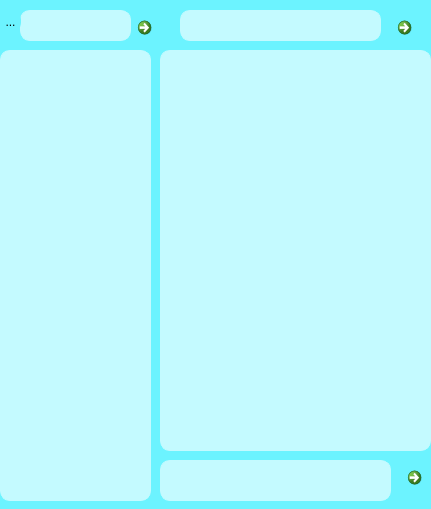
<?xml version="1.0" encoding="UTF-8"?>
<ui version="4.0">
 <class>Form_Mess</class>
 <widget class="QWidget" name="Form_Mess">
  <property name="geometry">
   <rect>
    <x>0</x>
    <y>0</y>
    <width>431</width>
    <height>509</height>
   </rect>
  </property>
  <property name="palette">
   <palette>
    <active>
     <colorrole role="WindowText">
      <brush brushstyle="SolidPattern">
       <color alpha="255">
        <red>0</red>
        <green>0</green>
        <blue>0</blue>
       </color>
      </brush>
     </colorrole>
     <colorrole role="Button">
      <brush brushstyle="SolidPattern">
       <color alpha="255">
        <red>203</red>
        <green>237</green>
        <blue>255</blue>
       </color>
      </brush>
     </colorrole>
     <colorrole role="Light">
      <brush brushstyle="SolidPattern">
       <color alpha="255">
        <red>255</red>
        <green>255</green>
        <blue>255</blue>
       </color>
      </brush>
     </colorrole>
     <colorrole role="Midlight">
      <brush brushstyle="SolidPattern">
       <color alpha="255">
        <red>199</red>
        <green>218</green>
        <blue>247</blue>
       </color>
      </brush>
     </colorrole>
     <colorrole role="Dark">
      <brush brushstyle="SolidPattern">
       <color alpha="255">
        <red>72</red>
        <green>91</green>
        <blue>120</blue>
       </color>
      </brush>
     </colorrole>
     <colorrole role="Mid">
      <brush brushstyle="SolidPattern">
       <color alpha="255">
        <red>96</red>
        <green>121</green>
        <blue>160</blue>
       </color>
      </brush>
     </colorrole>
     <colorrole role="Text">
      <brush brushstyle="SolidPattern">
       <color alpha="255">
        <red>0</red>
        <green>0</green>
        <blue>0</blue>
       </color>
      </brush>
     </colorrole>
     <colorrole role="BrightText">
      <brush brushstyle="SolidPattern">
       <color alpha="255">
        <red>255</red>
        <green>255</green>
        <blue>255</blue>
       </color>
      </brush>
     </colorrole>
     <colorrole role="ButtonText">
      <brush brushstyle="SolidPattern">
       <color alpha="255">
        <red>0</red>
        <green>0</green>
        <blue>0</blue>
       </color>
      </brush>
     </colorrole>
     <colorrole role="Base">
      <brush brushstyle="SolidPattern">
       <color alpha="255">
        <red>255</red>
        <green>255</green>
        <blue>255</blue>
       </color>
      </brush>
     </colorrole>
     <colorrole role="Window">
      <brush brushstyle="SolidPattern">
       <color alpha="255">
        <red>108</red>
        <green>243</green>
        <blue>255</blue>
       </color>
      </brush>
     </colorrole>
     <colorrole role="Shadow">
      <brush brushstyle="SolidPattern">
       <color alpha="255">
        <red>0</red>
        <green>0</green>
        <blue>0</blue>
       </color>
      </brush>
     </colorrole>
     <colorrole role="AlternateBase">
      <brush brushstyle="SolidPattern">
       <color alpha="255">
        <red>199</red>
        <green>218</green>
        <blue>247</blue>
       </color>
      </brush>
     </colorrole>
     <colorrole role="ToolTipBase">
      <brush brushstyle="SolidPattern">
       <color alpha="255">
        <red>255</red>
        <green>255</green>
        <blue>220</blue>
       </color>
      </brush>
     </colorrole>
     <colorrole role="ToolTipText">
      <brush brushstyle="SolidPattern">
       <color alpha="255">
        <red>0</red>
        <green>0</green>
        <blue>0</blue>
       </color>
      </brush>
     </colorrole>
     <colorrole role="PlaceholderText">
      <brush brushstyle="SolidPattern">
       <color alpha="128">
        <red>0</red>
        <green>0</green>
        <blue>0</blue>
       </color>
      </brush>
     </colorrole>
    </active>
    <inactive>
     <colorrole role="WindowText">
      <brush brushstyle="SolidPattern">
       <color alpha="255">
        <red>0</red>
        <green>0</green>
        <blue>0</blue>
       </color>
      </brush>
     </colorrole>
     <colorrole role="Button">
      <brush brushstyle="SolidPattern">
       <color alpha="255">
        <red>203</red>
        <green>237</green>
        <blue>255</blue>
       </color>
      </brush>
     </colorrole>
     <colorrole role="Light">
      <brush brushstyle="SolidPattern">
       <color alpha="255">
        <red>255</red>
        <green>255</green>
        <blue>255</blue>
       </color>
      </brush>
     </colorrole>
     <colorrole role="Midlight">
      <brush brushstyle="SolidPattern">
       <color alpha="255">
        <red>199</red>
        <green>218</green>
        <blue>247</blue>
       </color>
      </brush>
     </colorrole>
     <colorrole role="Dark">
      <brush brushstyle="SolidPattern">
       <color alpha="255">
        <red>72</red>
        <green>91</green>
        <blue>120</blue>
       </color>
      </brush>
     </colorrole>
     <colorrole role="Mid">
      <brush brushstyle="SolidPattern">
       <color alpha="255">
        <red>96</red>
        <green>121</green>
        <blue>160</blue>
       </color>
      </brush>
     </colorrole>
     <colorrole role="Text">
      <brush brushstyle="SolidPattern">
       <color alpha="255">
        <red>0</red>
        <green>0</green>
        <blue>0</blue>
       </color>
      </brush>
     </colorrole>
     <colorrole role="BrightText">
      <brush brushstyle="SolidPattern">
       <color alpha="255">
        <red>255</red>
        <green>255</green>
        <blue>255</blue>
       </color>
      </brush>
     </colorrole>
     <colorrole role="ButtonText">
      <brush brushstyle="SolidPattern">
       <color alpha="255">
        <red>0</red>
        <green>0</green>
        <blue>0</blue>
       </color>
      </brush>
     </colorrole>
     <colorrole role="Base">
      <brush brushstyle="SolidPattern">
       <color alpha="255">
        <red>255</red>
        <green>255</green>
        <blue>255</blue>
       </color>
      </brush>
     </colorrole>
     <colorrole role="Window">
      <brush brushstyle="SolidPattern">
       <color alpha="255">
        <red>108</red>
        <green>243</green>
        <blue>255</blue>
       </color>
      </brush>
     </colorrole>
     <colorrole role="Shadow">
      <brush brushstyle="SolidPattern">
       <color alpha="255">
        <red>0</red>
        <green>0</green>
        <blue>0</blue>
       </color>
      </brush>
     </colorrole>
     <colorrole role="AlternateBase">
      <brush brushstyle="SolidPattern">
       <color alpha="255">
        <red>199</red>
        <green>218</green>
        <blue>247</blue>
       </color>
      </brush>
     </colorrole>
     <colorrole role="ToolTipBase">
      <brush brushstyle="SolidPattern">
       <color alpha="255">
        <red>255</red>
        <green>255</green>
        <blue>220</blue>
       </color>
      </brush>
     </colorrole>
     <colorrole role="ToolTipText">
      <brush brushstyle="SolidPattern">
       <color alpha="255">
        <red>0</red>
        <green>0</green>
        <blue>0</blue>
       </color>
      </brush>
     </colorrole>
     <colorrole role="PlaceholderText">
      <brush brushstyle="SolidPattern">
       <color alpha="128">
        <red>0</red>
        <green>0</green>
        <blue>0</blue>
       </color>
      </brush>
     </colorrole>
    </inactive>
    <disabled>
     <colorrole role="WindowText">
      <brush brushstyle="SolidPattern">
       <color alpha="255">
        <red>72</red>
        <green>91</green>
        <blue>120</blue>
       </color>
      </brush>
     </colorrole>
     <colorrole role="Button">
      <brush brushstyle="SolidPattern">
       <color alpha="255">
        <red>203</red>
        <green>237</green>
        <blue>255</blue>
       </color>
      </brush>
     </colorrole>
     <colorrole role="Light">
      <brush brushstyle="SolidPattern">
       <color alpha="255">
        <red>255</red>
        <green>255</green>
        <blue>255</blue>
       </color>
      </brush>
     </colorrole>
     <colorrole role="Midlight">
      <brush brushstyle="SolidPattern">
       <color alpha="255">
        <red>199</red>
        <green>218</green>
        <blue>247</blue>
       </color>
      </brush>
     </colorrole>
     <colorrole role="Dark">
      <brush brushstyle="SolidPattern">
       <color alpha="255">
        <red>72</red>
        <green>91</green>
        <blue>120</blue>
       </color>
      </brush>
     </colorrole>
     <colorrole role="Mid">
      <brush brushstyle="SolidPattern">
       <color alpha="255">
        <red>96</red>
        <green>121</green>
        <blue>160</blue>
       </color>
      </brush>
     </colorrole>
     <colorrole role="Text">
      <brush brushstyle="SolidPattern">
       <color alpha="255">
        <red>72</red>
        <green>91</green>
        <blue>120</blue>
       </color>
      </brush>
     </colorrole>
     <colorrole role="BrightText">
      <brush brushstyle="SolidPattern">
       <color alpha="255">
        <red>255</red>
        <green>255</green>
        <blue>255</blue>
       </color>
      </brush>
     </colorrole>
     <colorrole role="ButtonText">
      <brush brushstyle="SolidPattern">
       <color alpha="255">
        <red>72</red>
        <green>91</green>
        <blue>120</blue>
       </color>
      </brush>
     </colorrole>
     <colorrole role="Base">
      <brush brushstyle="SolidPattern">
       <color alpha="255">
        <red>108</red>
        <green>243</green>
        <blue>255</blue>
       </color>
      </brush>
     </colorrole>
     <colorrole role="Window">
      <brush brushstyle="SolidPattern">
       <color alpha="255">
        <red>108</red>
        <green>243</green>
        <blue>255</blue>
       </color>
      </brush>
     </colorrole>
     <colorrole role="Shadow">
      <brush brushstyle="SolidPattern">
       <color alpha="255">
        <red>0</red>
        <green>0</green>
        <blue>0</blue>
       </color>
      </brush>
     </colorrole>
     <colorrole role="AlternateBase">
      <brush brushstyle="SolidPattern">
       <color alpha="255">
        <red>144</red>
        <green>181</green>
        <blue>240</blue>
       </color>
      </brush>
     </colorrole>
     <colorrole role="ToolTipBase">
      <brush brushstyle="SolidPattern">
       <color alpha="255">
        <red>255</red>
        <green>255</green>
        <blue>220</blue>
       </color>
      </brush>
     </colorrole>
     <colorrole role="ToolTipText">
      <brush brushstyle="SolidPattern">
       <color alpha="255">
        <red>0</red>
        <green>0</green>
        <blue>0</blue>
       </color>
      </brush>
     </colorrole>
     <colorrole role="PlaceholderText">
      <brush brushstyle="SolidPattern">
       <color alpha="128">
        <red>0</red>
        <green>0</green>
        <blue>0</blue>
       </color>
      </brush>
     </colorrole>
    </disabled>
   </palette>
  </property>
  <property name="windowTitle">
   <string>Messager</string>
  </property>
  <widget class="QLineEdit" name="find_Companion">
   <property name="enabled">
    <bool>true</bool>
   </property>
   <property name="geometry">
    <rect>
     <x>20</x>
     <y>10</y>
     <width>111</width>
     <height>31</height>
    </rect>
   </property>
   <property name="palette">
    <palette>
     <active>
      <colorrole role="WindowText">
       <brush brushstyle="SolidPattern">
        <color alpha="255">
         <red>0</red>
         <green>0</green>
         <blue>0</blue>
        </color>
       </brush>
      </colorrole>
      <colorrole role="Button">
       <brush brushstyle="SolidPattern">
        <color alpha="255">
         <red>196</red>
         <green>250</green>
         <blue>255</blue>
        </color>
       </brush>
      </colorrole>
      <colorrole role="Light">
       <brush brushstyle="SolidPattern">
        <color alpha="255">
         <red>255</red>
         <green>255</green>
         <blue>255</blue>
        </color>
       </brush>
      </colorrole>
      <colorrole role="Midlight">
       <brush brushstyle="SolidPattern">
        <color alpha="255">
         <red>228</red>
         <green>245</green>
         <blue>247</blue>
        </color>
       </brush>
      </colorrole>
      <colorrole role="Dark">
       <brush brushstyle="SolidPattern">
        <color alpha="255">
         <red>101</red>
         <green>118</green>
         <blue>120</blue>
        </color>
       </brush>
      </colorrole>
      <colorrole role="Mid">
       <brush brushstyle="SolidPattern">
        <color alpha="255">
         <red>135</red>
         <green>157</green>
         <blue>160</blue>
        </color>
       </brush>
      </colorrole>
      <colorrole role="Text">
       <brush brushstyle="SolidPattern">
        <color alpha="255">
         <red>0</red>
         <green>0</green>
         <blue>0</blue>
        </color>
       </brush>
      </colorrole>
      <colorrole role="BrightText">
       <brush brushstyle="SolidPattern">
        <color alpha="255">
         <red>255</red>
         <green>255</green>
         <blue>255</blue>
        </color>
       </brush>
      </colorrole>
      <colorrole role="ButtonText">
       <brush brushstyle="SolidPattern">
        <color alpha="255">
         <red>0</red>
         <green>0</green>
         <blue>0</blue>
        </color>
       </brush>
      </colorrole>
      <colorrole role="Base">
       <brush brushstyle="SolidPattern">
        <color alpha="255">
         <red>196</red>
         <green>250</green>
         <blue>255</blue>
        </color>
       </brush>
      </colorrole>
      <colorrole role="Window">
       <brush brushstyle="SolidPattern">
        <color alpha="255">
         <red>196</red>
         <green>250</green>
         <blue>255</blue>
        </color>
       </brush>
      </colorrole>
      <colorrole role="Shadow">
       <brush brushstyle="SolidPattern">
        <color alpha="255">
         <red>0</red>
         <green>0</green>
         <blue>0</blue>
        </color>
       </brush>
      </colorrole>
      <colorrole role="AlternateBase">
       <brush brushstyle="SolidPattern">
        <color alpha="255">
         <red>228</red>
         <green>245</green>
         <blue>247</blue>
        </color>
       </brush>
      </colorrole>
      <colorrole role="ToolTipBase">
       <brush brushstyle="SolidPattern">
        <color alpha="255">
         <red>255</red>
         <green>255</green>
         <blue>220</blue>
        </color>
       </brush>
      </colorrole>
      <colorrole role="ToolTipText">
       <brush brushstyle="SolidPattern">
        <color alpha="255">
         <red>0</red>
         <green>0</green>
         <blue>0</blue>
        </color>
       </brush>
      </colorrole>
      <colorrole role="PlaceholderText">
       <brush brushstyle="SolidPattern">
        <color alpha="128">
         <red>0</red>
         <green>0</green>
         <blue>0</blue>
        </color>
       </brush>
      </colorrole>
     </active>
     <inactive>
      <colorrole role="WindowText">
       <brush brushstyle="SolidPattern">
        <color alpha="255">
         <red>0</red>
         <green>0</green>
         <blue>0</blue>
        </color>
       </brush>
      </colorrole>
      <colorrole role="Button">
       <brush brushstyle="SolidPattern">
        <color alpha="255">
         <red>196</red>
         <green>250</green>
         <blue>255</blue>
        </color>
       </brush>
      </colorrole>
      <colorrole role="Light">
       <brush brushstyle="SolidPattern">
        <color alpha="255">
         <red>255</red>
         <green>255</green>
         <blue>255</blue>
        </color>
       </brush>
      </colorrole>
      <colorrole role="Midlight">
       <brush brushstyle="SolidPattern">
        <color alpha="255">
         <red>228</red>
         <green>245</green>
         <blue>247</blue>
        </color>
       </brush>
      </colorrole>
      <colorrole role="Dark">
       <brush brushstyle="SolidPattern">
        <color alpha="255">
         <red>101</red>
         <green>118</green>
         <blue>120</blue>
        </color>
       </brush>
      </colorrole>
      <colorrole role="Mid">
       <brush brushstyle="SolidPattern">
        <color alpha="255">
         <red>135</red>
         <green>157</green>
         <blue>160</blue>
        </color>
       </brush>
      </colorrole>
      <colorrole role="Text">
       <brush brushstyle="SolidPattern">
        <color alpha="255">
         <red>0</red>
         <green>0</green>
         <blue>0</blue>
        </color>
       </brush>
      </colorrole>
      <colorrole role="BrightText">
       <brush brushstyle="SolidPattern">
        <color alpha="255">
         <red>255</red>
         <green>255</green>
         <blue>255</blue>
        </color>
       </brush>
      </colorrole>
      <colorrole role="ButtonText">
       <brush brushstyle="SolidPattern">
        <color alpha="255">
         <red>0</red>
         <green>0</green>
         <blue>0</blue>
        </color>
       </brush>
      </colorrole>
      <colorrole role="Base">
       <brush brushstyle="SolidPattern">
        <color alpha="255">
         <red>196</red>
         <green>250</green>
         <blue>255</blue>
        </color>
       </brush>
      </colorrole>
      <colorrole role="Window">
       <brush brushstyle="SolidPattern">
        <color alpha="255">
         <red>196</red>
         <green>250</green>
         <blue>255</blue>
        </color>
       </brush>
      </colorrole>
      <colorrole role="Shadow">
       <brush brushstyle="SolidPattern">
        <color alpha="255">
         <red>0</red>
         <green>0</green>
         <blue>0</blue>
        </color>
       </brush>
      </colorrole>
      <colorrole role="AlternateBase">
       <brush brushstyle="SolidPattern">
        <color alpha="255">
         <red>228</red>
         <green>245</green>
         <blue>247</blue>
        </color>
       </brush>
      </colorrole>
      <colorrole role="ToolTipBase">
       <brush brushstyle="SolidPattern">
        <color alpha="255">
         <red>255</red>
         <green>255</green>
         <blue>220</blue>
        </color>
       </brush>
      </colorrole>
      <colorrole role="ToolTipText">
       <brush brushstyle="SolidPattern">
        <color alpha="255">
         <red>0</red>
         <green>0</green>
         <blue>0</blue>
        </color>
       </brush>
      </colorrole>
      <colorrole role="PlaceholderText">
       <brush brushstyle="SolidPattern">
        <color alpha="128">
         <red>0</red>
         <green>0</green>
         <blue>0</blue>
        </color>
       </brush>
      </colorrole>
     </inactive>
     <disabled>
      <colorrole role="WindowText">
       <brush brushstyle="SolidPattern">
        <color alpha="255">
         <red>0</red>
         <green>0</green>
         <blue>0</blue>
        </color>
       </brush>
      </colorrole>
      <colorrole role="Button">
       <brush brushstyle="SolidPattern">
        <color alpha="255">
         <red>196</red>
         <green>250</green>
         <blue>255</blue>
        </color>
       </brush>
      </colorrole>
      <colorrole role="Light">
       <brush brushstyle="SolidPattern">
        <color alpha="255">
         <red>255</red>
         <green>255</green>
         <blue>255</blue>
        </color>
       </brush>
      </colorrole>
      <colorrole role="Midlight">
       <brush brushstyle="SolidPattern">
        <color alpha="255">
         <red>228</red>
         <green>245</green>
         <blue>247</blue>
        </color>
       </brush>
      </colorrole>
      <colorrole role="Dark">
       <brush brushstyle="SolidPattern">
        <color alpha="255">
         <red>101</red>
         <green>118</green>
         <blue>120</blue>
        </color>
       </brush>
      </colorrole>
      <colorrole role="Mid">
       <brush brushstyle="SolidPattern">
        <color alpha="255">
         <red>135</red>
         <green>157</green>
         <blue>160</blue>
        </color>
       </brush>
      </colorrole>
      <colorrole role="Text">
       <brush brushstyle="SolidPattern">
        <color alpha="255">
         <red>0</red>
         <green>0</green>
         <blue>0</blue>
        </color>
       </brush>
      </colorrole>
      <colorrole role="BrightText">
       <brush brushstyle="SolidPattern">
        <color alpha="255">
         <red>255</red>
         <green>255</green>
         <blue>255</blue>
        </color>
       </brush>
      </colorrole>
      <colorrole role="ButtonText">
       <brush brushstyle="SolidPattern">
        <color alpha="255">
         <red>0</red>
         <green>0</green>
         <blue>0</blue>
        </color>
       </brush>
      </colorrole>
      <colorrole role="Base">
       <brush brushstyle="SolidPattern">
        <color alpha="255">
         <red>196</red>
         <green>250</green>
         <blue>255</blue>
        </color>
       </brush>
      </colorrole>
      <colorrole role="Window">
       <brush brushstyle="SolidPattern">
        <color alpha="255">
         <red>196</red>
         <green>250</green>
         <blue>255</blue>
        </color>
       </brush>
      </colorrole>
      <colorrole role="Shadow">
       <brush brushstyle="SolidPattern">
        <color alpha="255">
         <red>0</red>
         <green>0</green>
         <blue>0</blue>
        </color>
       </brush>
      </colorrole>
      <colorrole role="AlternateBase">
       <brush brushstyle="SolidPattern">
        <color alpha="255">
         <red>202</red>
         <green>235</green>
         <blue>240</blue>
        </color>
       </brush>
      </colorrole>
      <colorrole role="ToolTipBase">
       <brush brushstyle="SolidPattern">
        <color alpha="255">
         <red>255</red>
         <green>255</green>
         <blue>220</blue>
        </color>
       </brush>
      </colorrole>
      <colorrole role="ToolTipText">
       <brush brushstyle="SolidPattern">
        <color alpha="255">
         <red>0</red>
         <green>0</green>
         <blue>0</blue>
        </color>
       </brush>
      </colorrole>
      <colorrole role="PlaceholderText">
       <brush brushstyle="SolidPattern">
        <color alpha="128">
         <red>0</red>
         <green>0</green>
         <blue>0</blue>
        </color>
       </brush>
      </colorrole>
     </disabled>
    </palette>
   </property>
   <property name="font">
    <font>
     <pointsize>10</pointsize>
     <stylestrategy>PreferDefault</stylestrategy>
    </font>
   </property>
   <property name="autoFillBackground">
    <bool>false</bool>
   </property>
   <property name="styleSheet">
    <string notr="true">   QLineEdit {
       border-radius: 10px; 
       border: 1px solid #c4faff; 
       background-color: #c4faff; 
       color: black; 
       padding: 5px; 
   }

</string>
   </property>
   <property name="text">
    <string/>
   </property>
   <property name="frame">
    <bool>false</bool>
   </property>
  </widget>
  <widget class="QPushButton" name="but_Settings">
   <property name="geometry">
    <rect>
     <x>0</x>
     <y>10</y>
     <width>21</width>
     <height>23</height>
    </rect>
   </property>
   <property name="styleSheet">
    <string notr="true">QPushButton {
       border-radius: 10px; /* Замените на нужное значение */
       border: 1px solid #6cf3ff; /* Цвет и стиль границы */
       padding: 2px; /* Внутренние отступы */
       background-color: #6cf3ff; /* Замените на нужный вам цвет */
       color: black; /* Цвет текста */
   }</string>
   </property>
   <property name="text">
    <string>...</string>
   </property>
  </widget>
  <widget class="QCommandLinkButton" name="but_Find_mess">
   <property name="geometry">
    <rect>
     <x>390</x>
     <y>10</y>
     <width>31</width>
     <height>31</height>
    </rect>
   </property>
   <property name="text">
    <string/>
   </property>
   <property name="icon">
    <iconset>
     <normaloff>image/lupa.png</normaloff>image/lupa.png</iconset>
   </property>
  </widget>
  <widget class="QLineEdit" name="find_Chat">
   <property name="enabled">
    <bool>true</bool>
   </property>
   <property name="geometry">
    <rect>
     <x>180</x>
     <y>10</y>
     <width>201</width>
     <height>31</height>
    </rect>
   </property>
   <property name="palette">
    <palette>
     <active>
      <colorrole role="WindowText">
       <brush brushstyle="SolidPattern">
        <color alpha="255">
         <red>0</red>
         <green>0</green>
         <blue>0</blue>
        </color>
       </brush>
      </colorrole>
      <colorrole role="Button">
       <brush brushstyle="SolidPattern">
        <color alpha="255">
         <red>196</red>
         <green>250</green>
         <blue>255</blue>
        </color>
       </brush>
      </colorrole>
      <colorrole role="Light">
       <brush brushstyle="SolidPattern">
        <color alpha="255">
         <red>255</red>
         <green>255</green>
         <blue>255</blue>
        </color>
       </brush>
      </colorrole>
      <colorrole role="Midlight">
       <brush brushstyle="SolidPattern">
        <color alpha="255">
         <red>228</red>
         <green>245</green>
         <blue>247</blue>
        </color>
       </brush>
      </colorrole>
      <colorrole role="Dark">
       <brush brushstyle="SolidPattern">
        <color alpha="255">
         <red>101</red>
         <green>118</green>
         <blue>120</blue>
        </color>
       </brush>
      </colorrole>
      <colorrole role="Mid">
       <brush brushstyle="SolidPattern">
        <color alpha="255">
         <red>135</red>
         <green>157</green>
         <blue>160</blue>
        </color>
       </brush>
      </colorrole>
      <colorrole role="Text">
       <brush brushstyle="SolidPattern">
        <color alpha="255">
         <red>0</red>
         <green>0</green>
         <blue>0</blue>
        </color>
       </brush>
      </colorrole>
      <colorrole role="BrightText">
       <brush brushstyle="SolidPattern">
        <color alpha="255">
         <red>255</red>
         <green>255</green>
         <blue>255</blue>
        </color>
       </brush>
      </colorrole>
      <colorrole role="ButtonText">
       <brush brushstyle="SolidPattern">
        <color alpha="255">
         <red>0</red>
         <green>0</green>
         <blue>0</blue>
        </color>
       </brush>
      </colorrole>
      <colorrole role="Base">
       <brush brushstyle="SolidPattern">
        <color alpha="255">
         <red>196</red>
         <green>250</green>
         <blue>255</blue>
        </color>
       </brush>
      </colorrole>
      <colorrole role="Window">
       <brush brushstyle="SolidPattern">
        <color alpha="255">
         <red>196</red>
         <green>250</green>
         <blue>255</blue>
        </color>
       </brush>
      </colorrole>
      <colorrole role="Shadow">
       <brush brushstyle="SolidPattern">
        <color alpha="255">
         <red>0</red>
         <green>0</green>
         <blue>0</blue>
        </color>
       </brush>
      </colorrole>
      <colorrole role="AlternateBase">
       <brush brushstyle="SolidPattern">
        <color alpha="255">
         <red>228</red>
         <green>245</green>
         <blue>247</blue>
        </color>
       </brush>
      </colorrole>
      <colorrole role="ToolTipBase">
       <brush brushstyle="SolidPattern">
        <color alpha="255">
         <red>255</red>
         <green>255</green>
         <blue>220</blue>
        </color>
       </brush>
      </colorrole>
      <colorrole role="ToolTipText">
       <brush brushstyle="SolidPattern">
        <color alpha="255">
         <red>0</red>
         <green>0</green>
         <blue>0</blue>
        </color>
       </brush>
      </colorrole>
      <colorrole role="PlaceholderText">
       <brush brushstyle="SolidPattern">
        <color alpha="128">
         <red>0</red>
         <green>0</green>
         <blue>0</blue>
        </color>
       </brush>
      </colorrole>
     </active>
     <inactive>
      <colorrole role="WindowText">
       <brush brushstyle="SolidPattern">
        <color alpha="255">
         <red>0</red>
         <green>0</green>
         <blue>0</blue>
        </color>
       </brush>
      </colorrole>
      <colorrole role="Button">
       <brush brushstyle="SolidPattern">
        <color alpha="255">
         <red>196</red>
         <green>250</green>
         <blue>255</blue>
        </color>
       </brush>
      </colorrole>
      <colorrole role="Light">
       <brush brushstyle="SolidPattern">
        <color alpha="255">
         <red>255</red>
         <green>255</green>
         <blue>255</blue>
        </color>
       </brush>
      </colorrole>
      <colorrole role="Midlight">
       <brush brushstyle="SolidPattern">
        <color alpha="255">
         <red>228</red>
         <green>245</green>
         <blue>247</blue>
        </color>
       </brush>
      </colorrole>
      <colorrole role="Dark">
       <brush brushstyle="SolidPattern">
        <color alpha="255">
         <red>101</red>
         <green>118</green>
         <blue>120</blue>
        </color>
       </brush>
      </colorrole>
      <colorrole role="Mid">
       <brush brushstyle="SolidPattern">
        <color alpha="255">
         <red>135</red>
         <green>157</green>
         <blue>160</blue>
        </color>
       </brush>
      </colorrole>
      <colorrole role="Text">
       <brush brushstyle="SolidPattern">
        <color alpha="255">
         <red>0</red>
         <green>0</green>
         <blue>0</blue>
        </color>
       </brush>
      </colorrole>
      <colorrole role="BrightText">
       <brush brushstyle="SolidPattern">
        <color alpha="255">
         <red>255</red>
         <green>255</green>
         <blue>255</blue>
        </color>
       </brush>
      </colorrole>
      <colorrole role="ButtonText">
       <brush brushstyle="SolidPattern">
        <color alpha="255">
         <red>0</red>
         <green>0</green>
         <blue>0</blue>
        </color>
       </brush>
      </colorrole>
      <colorrole role="Base">
       <brush brushstyle="SolidPattern">
        <color alpha="255">
         <red>196</red>
         <green>250</green>
         <blue>255</blue>
        </color>
       </brush>
      </colorrole>
      <colorrole role="Window">
       <brush brushstyle="SolidPattern">
        <color alpha="255">
         <red>196</red>
         <green>250</green>
         <blue>255</blue>
        </color>
       </brush>
      </colorrole>
      <colorrole role="Shadow">
       <brush brushstyle="SolidPattern">
        <color alpha="255">
         <red>0</red>
         <green>0</green>
         <blue>0</blue>
        </color>
       </brush>
      </colorrole>
      <colorrole role="AlternateBase">
       <brush brushstyle="SolidPattern">
        <color alpha="255">
         <red>228</red>
         <green>245</green>
         <blue>247</blue>
        </color>
       </brush>
      </colorrole>
      <colorrole role="ToolTipBase">
       <brush brushstyle="SolidPattern">
        <color alpha="255">
         <red>255</red>
         <green>255</green>
         <blue>220</blue>
        </color>
       </brush>
      </colorrole>
      <colorrole role="ToolTipText">
       <brush brushstyle="SolidPattern">
        <color alpha="255">
         <red>0</red>
         <green>0</green>
         <blue>0</blue>
        </color>
       </brush>
      </colorrole>
      <colorrole role="PlaceholderText">
       <brush brushstyle="SolidPattern">
        <color alpha="128">
         <red>0</red>
         <green>0</green>
         <blue>0</blue>
        </color>
       </brush>
      </colorrole>
     </inactive>
     <disabled>
      <colorrole role="WindowText">
       <brush brushstyle="SolidPattern">
        <color alpha="255">
         <red>0</red>
         <green>0</green>
         <blue>0</blue>
        </color>
       </brush>
      </colorrole>
      <colorrole role="Button">
       <brush brushstyle="SolidPattern">
        <color alpha="255">
         <red>196</red>
         <green>250</green>
         <blue>255</blue>
        </color>
       </brush>
      </colorrole>
      <colorrole role="Light">
       <brush brushstyle="SolidPattern">
        <color alpha="255">
         <red>255</red>
         <green>255</green>
         <blue>255</blue>
        </color>
       </brush>
      </colorrole>
      <colorrole role="Midlight">
       <brush brushstyle="SolidPattern">
        <color alpha="255">
         <red>228</red>
         <green>245</green>
         <blue>247</blue>
        </color>
       </brush>
      </colorrole>
      <colorrole role="Dark">
       <brush brushstyle="SolidPattern">
        <color alpha="255">
         <red>101</red>
         <green>118</green>
         <blue>120</blue>
        </color>
       </brush>
      </colorrole>
      <colorrole role="Mid">
       <brush brushstyle="SolidPattern">
        <color alpha="255">
         <red>135</red>
         <green>157</green>
         <blue>160</blue>
        </color>
       </brush>
      </colorrole>
      <colorrole role="Text">
       <brush brushstyle="SolidPattern">
        <color alpha="255">
         <red>0</red>
         <green>0</green>
         <blue>0</blue>
        </color>
       </brush>
      </colorrole>
      <colorrole role="BrightText">
       <brush brushstyle="SolidPattern">
        <color alpha="255">
         <red>255</red>
         <green>255</green>
         <blue>255</blue>
        </color>
       </brush>
      </colorrole>
      <colorrole role="ButtonText">
       <brush brushstyle="SolidPattern">
        <color alpha="255">
         <red>0</red>
         <green>0</green>
         <blue>0</blue>
        </color>
       </brush>
      </colorrole>
      <colorrole role="Base">
       <brush brushstyle="SolidPattern">
        <color alpha="255">
         <red>196</red>
         <green>250</green>
         <blue>255</blue>
        </color>
       </brush>
      </colorrole>
      <colorrole role="Window">
       <brush brushstyle="SolidPattern">
        <color alpha="255">
         <red>196</red>
         <green>250</green>
         <blue>255</blue>
        </color>
       </brush>
      </colorrole>
      <colorrole role="Shadow">
       <brush brushstyle="SolidPattern">
        <color alpha="255">
         <red>0</red>
         <green>0</green>
         <blue>0</blue>
        </color>
       </brush>
      </colorrole>
      <colorrole role="AlternateBase">
       <brush brushstyle="SolidPattern">
        <color alpha="255">
         <red>202</red>
         <green>235</green>
         <blue>240</blue>
        </color>
       </brush>
      </colorrole>
      <colorrole role="ToolTipBase">
       <brush brushstyle="SolidPattern">
        <color alpha="255">
         <red>255</red>
         <green>255</green>
         <blue>220</blue>
        </color>
       </brush>
      </colorrole>
      <colorrole role="ToolTipText">
       <brush brushstyle="SolidPattern">
        <color alpha="255">
         <red>0</red>
         <green>0</green>
         <blue>0</blue>
        </color>
       </brush>
      </colorrole>
      <colorrole role="PlaceholderText">
       <brush brushstyle="SolidPattern">
        <color alpha="128">
         <red>0</red>
         <green>0</green>
         <blue>0</blue>
        </color>
       </brush>
      </colorrole>
     </disabled>
    </palette>
   </property>
   <property name="font">
    <font>
     <pointsize>10</pointsize>
     <stylestrategy>PreferDefault</stylestrategy>
    </font>
   </property>
   <property name="autoFillBackground">
    <bool>false</bool>
   </property>
   <property name="styleSheet">
    <string notr="true">   QLineEdit {
       border-radius: 10px; 
       border: 1px solid #c4faff; 
       background-color: #c4faff; 
       color: black; 
       padding: 5px; 
   }
   
</string>
   </property>
   <property name="text">
    <string/>
   </property>
   <property name="frame">
    <bool>false</bool>
   </property>
  </widget>
  <widget class="QCommandLinkButton" name="but_Send">
   <property name="geometry">
    <rect>
     <x>400</x>
     <y>460</y>
     <width>31</width>
     <height>41</height>
    </rect>
   </property>
   <property name="text">
    <string/>
   </property>
   <property name="icon">
    <iconset>
     <normaloff>image/strelka.png</normaloff>image/strelka.png</iconset>
   </property>
  </widget>
  <widget class="QCommandLinkButton" name="but_Find_chat">
   <property name="geometry">
    <rect>
     <x>130</x>
     <y>10</y>
     <width>31</width>
     <height>31</height>
    </rect>
   </property>
   <property name="text">
    <string/>
   </property>
   <property name="icon">
    <iconset>
     <normaloff>image/lupa.png</normaloff>image/lupa.png</iconset>
   </property>
  </widget>
  <widget class="QTextEdit" name="messages">
   <property name="geometry">
    <rect>
     <x>160</x>
     <y>460</y>
     <width>231</width>
     <height>41</height>
    </rect>
   </property>
   <property name="styleSheet">
    <string notr="true">   QTextEdit {
       border-radius: 10px; 
       border: 1px solid #c4faff; 
       background-color: #c4faff; 
       color: black; 
       padding: 5px; 
   }</string>
   </property>
  </widget>
  <widget class="QListView" name="list_Compan">
   <property name="geometry">
    <rect>
     <x>0</x>
     <y>50</y>
     <width>151</width>
     <height>451</height>
    </rect>
   </property>
   <property name="styleSheet">
    <string notr="true">   QListView {
       border-radius: 10px; /* Замените на нужное значение */
       border: 1px solid #c4faff; /* Цвет и стиль границы */
       background-color: #c4faff; /* Замените на нужный вам цвет */
       color: black; /* Цвет текста */
       padding: 5px; /* Внутренние отступы */
   }</string>
   </property>
  </widget>
  <widget class="QListView" name="list_Chat">
   <property name="geometry">
    <rect>
     <x>160</x>
     <y>50</y>
     <width>271</width>
     <height>401</height>
    </rect>
   </property>
   <property name="styleSheet">
    <string notr="true">   QListView {
       border-radius: 10px; /* Замените на нужное значение */
       border: 1px solid #c4faff; /* Цвет и стиль границы */
       background-color: #c4faff; /* Замените на нужный вам цвет */
       color: black; /* Цвет текста */
       padding: 5px; /* Внутренние отступы */
   }</string>
   </property>
   <property name="frameShape">
    <enum>QFrame::WinPanel</enum>
   </property>
  </widget>
 </widget>
 <resources/>
 <connections/>
</ui>
